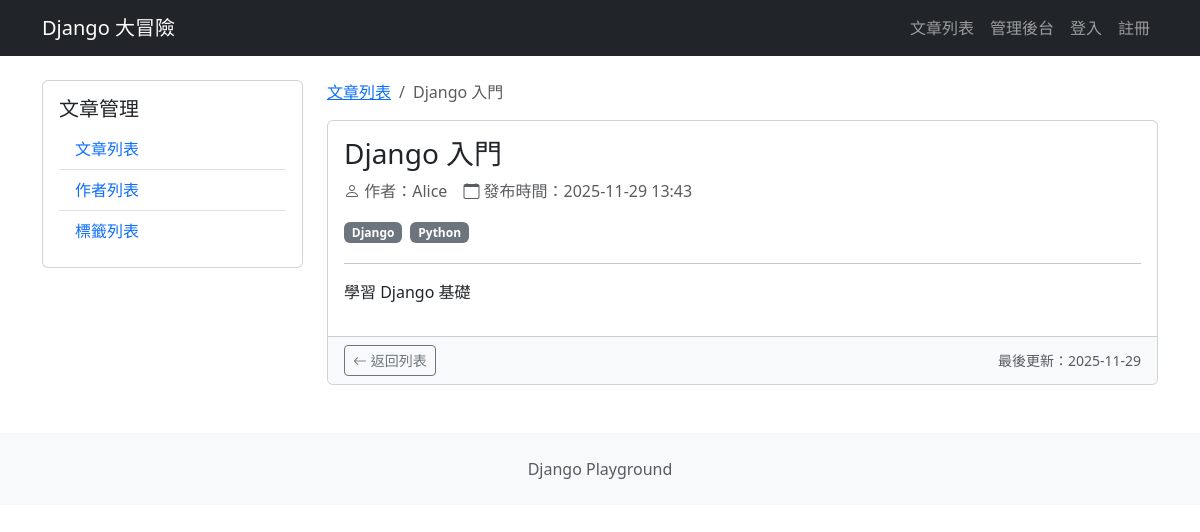
/blog/articles/3/, run on the app's committed database.
### blog/models.py (models this page shows, shortened)
class Article(models.Model):
    title = models.CharField(max_length=200)
    content = models.TextField()
    cover_image = models.ImageField(
        upload_to="articles/covers/",
        blank=True,
        null=True,
    )
    created_by = models.ForeignKey(
        settings.AUTH_USER_MODEL,
        on_delete=models.CASCADE,
    )
    created_at = models.DateTimeField(auto_now_add=True)
    updated_at = models.DateTimeField(auto_now=True)
    is_published = models.BooleanField(default=False)
    author = models.ForeignKey(  # ForeignKey外鍵會關聯到Author這張表
        Author,
        on_delete=models.CASCADE,  # 假設作者這筆資料被刪掉,文章就一起被刪掉
        related_name="articles",  # 反向的名字如何查詢,不寫也可以,Django 會自動命名為Default article
        null=True,
        blank=True,
    )
    tags = models.ManyToManyField(  # 多對多的關聯
        Tag,
        related_name="articles",  # 反向的名字如何查詢
        blank=True,
    )
    def __str__(self):
        return self.title

class Author(models.Model):
    name = models.CharField(max_length=100)
    email = models.EmailField(unique=True)
    bio = models.TextField(blank=True)
    created_at = models.DateTimeField(auto_now_add=True)

class Tag(models.Model):
    name = models.CharField(max_length=50, unique=True)

### blog/views.py (the view)
# urls.py: path("articles/<int:article_id>/", views.article_detail, name="article_detail"),
def article_detail(request, article_id):
    article = get_object_or_404(
        Article.objects.select_related("author").prefetch_related("tags"),
        id=article_id,
    )
    print(article)  # 可用於debug，print結果會顯示於PowerShell
    return render(request, "blog/article_detail.html", {"article": article})

### blog/templates/blog/article_detail.html (shortened to what this page needs)
{% extends "blog/base.html" %}
{% block blog_content %}
    <nav aria-label="breadcrumb" class="d-none d-md-block">
        <ol class="breadcrumb">
            <li class="breadcrumb-item">
                <a href="{% url 'blog:article_list' %}">文章列表</a>
            </li>
            <li class="breadcrumb-item active">
                {{ article.title }}
            </li>
        </ol>
    </nav>
    <article class="card">
        <div class="card-body">
            <h1 class="card-title fs-3 fs-md-2 fs-lg-1">
                {{ article.title }}
            </h1>
            <div class="d-flex flex-column flex-md-row align-items-md-center mb-3 text-muted">
                <span class="me-md-3 mb-2 mb-md-0">
                    <i class="bi bi-person"></i>
                    作者：{{ article.author.name }}
                </span>
                <span>
                    <i class="bi bi-calendar"></i>
                    發布時間：{{ article.created_at|date:"Y-m-d H:i" }}
                </span>
            </div>
            {% if article.tags.exists %}
                <div class="mb-3">
                    {% for tag in article.tags.all %}
                        <span class="badge bg-secondary me-1 mb-1">{{ tag.name }}</span>
                    {% endfor %}
                </div>
            {% endif %}
            <hr />
            <div class="article-content fs-6 fs-md-5">
                {{ article.content|linebreaks }}
            </div>
        </div>
        <div class="card-footer bg-light">
            <div class="d-flex justify-content-between align-items-center">
                <div class="d-flex gap-2">
                    <a href="{% url 'blog:article_list' %}"
                       class="btn btn-outline-secondary btn-sm">
                        <i class="bi bi-arrow-left"></i>
                        <span class="d-none d-sm-inline">返回列表</span>
                    </a>
                </div>
                <small class="text-muted d-none d-md-inline">
                    最後更新：{{ article.updated_at|date:"Y-m-d" }}
                </small>
            </div>
        </div>
    </article>
{% endblock blog_content %}

### blog/templates/blog/base.html
{% extends "base.html" %}
{% block content %}
    <div class="row">
        <aside class="col-md-3 mb-4">
            <div class="card">
                <div class="card-body">
                    <h5 class="card-title">
                        文章管理
                    </h5>
                    <ul class="list-group list-group-flush">
                        <li class="list-group-item">
                            <a href="{% url 'blog:article_list' %}" class="text-decoration-none">文章列表</a>
                        </li>
                        <li class="list-group-item">
                            <a href="{% url 'blog:author_list' %}" class="text-decoration-none">作者列表</a>
                        </li>
                        <li class="list-group-item">
                            <a href="{% url 'blog:tag_list' %}" class="text-decoration-none">標籤列表</a>
                        </li>
                    </ul>
                </div>
            </div>
        </aside>
        <div class="col-md-9">
            {% block blog_content %}
            {% endblock blog_content %}
        </div>
    </div>
{% endblock content %}

### templates/base.html (shortened to what this page needs)
{% load django_bootstrap5 %}
<!DOCTYPE html>
<html lang="zh-Hant">
    <head>
        {% bootstrap_css %}
        <link rel="stylesheet"
              href="https://cdn.jsdelivr.net/npm/bootstrap-icons@1.11.0/font/bootstrap-icons.css" />
    </head>
    <body>
        <nav class="navbar navbar-expand-lg navbar-dark bg-dark">
            <div class="container">
                <span class="navbar-brand">Django 大冒險</span>
                <div class="collapse navbar-collapse" id="navbarNav">
                    <ul class="navbar-nav ms-auto">
                        <li class="nav-item">
                            <a class="nav-link" href="{% url 'blog:article_list' %}">文章列表</a>
                        </li>
                        <li class="nav-item">
                            <a class="nav-link" href="{% url 'admin:index' %}">管理後台</a>
                        </li>
                        {% if user.is_authenticated %}
                            <li class="nav-item">
                                <a class="nav-link" href="{% url 'auth:password_change' %}">變更密碼</a>
                            </li>
                            <li class="nav-item">
                                <form method="post" action="{% url 'auth:logout' %}" class="d-inline">
                                    {% csrf_token %}
                                    <button type="submit" class="nav-link btn btn-link">
                                        登出 ({{ user.username }})
                                    </button>
                                </form>
                            </li>
                        {% else %}
                            <li class="nav-item">
                                <a class="nav-link" href="{% url 'auth:login' %}">登入</a>
                            </li>
                            <li class="nav-item">
                                <a class="nav-link" href="{% url 'auth:register' %}">註冊</a>
                            </li>
                        {% endif %}
                    </ul>
                </div>
            </div>
        </nav>
        <main class="container my-4">
            {% block content %}
            {% endblock content %}
        </main>
        <footer class="bg-light py-4 mt-5">
            <div class="container text-center">
                <p class="text-muted mb-0">
                    Django Playground
                </p>
            </div>
        </footer>
    </body>
</html>

### data on the page
Article: title "Django 入門", author.name "Alice", created_at "2025-11-29 13:43", content "學習 Django 基礎", updated_at "2025-11-29"
Tag: name "Django"
Tag: name "Python"
